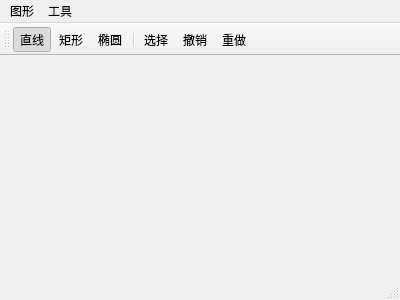
<?xml version="1.0" encoding="UTF-8"?>
<ui version="4.0">
 <class>MainWindow</class>
 <widget class="QMainWindow" name="MainWindow">
  <property name="geometry">
   <rect>
    <x>0</x>
    <y>0</y>
    <width>400</width>
    <height>300</height>
   </rect>
  </property>
  <property name="windowTitle">
   <string>MainWindow</string>
  </property>
  <widget class="QWidget" name="centralWidget"/>
  <widget class="QMenuBar" name="menuBar">
   <property name="geometry">
    <rect>
     <x>0</x>
     <y>0</y>
     <width>400</width>
     <height>23</height>
    </rect>
   </property>
   <widget class="QMenu" name="menu">
    <property name="title">
     <string>图形</string>
    </property>
    <addaction name="act_line"/>
    <addaction name="act_ecl"/>
    <addaction name="act_rect"/>
   </widget>
   <widget class="QMenu" name="menu_2">
    <property name="title">
     <string>工具</string>
    </property>
    <addaction name="act_sel"/>
    <addaction name="act_redo"/>
    <addaction name="act_undo"/>
   </widget>
   <addaction name="menu"/>
   <addaction name="menu_2"/>
  </widget>
  <widget class="QToolBar" name="mainToolBar">
   <attribute name="toolBarArea">
    <enum>TopToolBarArea</enum>
   </attribute>
   <attribute name="toolBarBreak">
    <bool>false</bool>
   </attribute>
   <addaction name="act_line"/>
   <addaction name="act_rect"/>
   <addaction name="act_ecl"/>
   <addaction name="separator"/>
   <addaction name="act_sel"/>
   <addaction name="act_undo"/>
   <addaction name="act_redo"/>
  </widget>
  <widget class="QStatusBar" name="statusBar"/>
  <action name="act_line">
   <property name="checkable">
    <bool>true</bool>
   </property>
   <property name="checked">
    <bool>true</bool>
   </property>
   <property name="icon">
    <iconset resource="res.qrc">
     <normaloff>:/new/img/res/line.bmp</normaloff>:/new/img/res/line.bmp</iconset>
   </property>
   <property name="text">
    <string>直线</string>
   </property>
  </action>
  <action name="act_ecl">
   <property name="checkable">
    <bool>true</bool>
   </property>
   <property name="icon">
    <iconset resource="res.qrc">
     <normaloff>:/new/img/res/ellc.bmp</normaloff>:/new/img/res/ellc.bmp</iconset>
   </property>
   <property name="text">
    <string>椭圆</string>
   </property>
  </action>
  <action name="act_rect">
   <property name="checkable">
    <bool>true</bool>
   </property>
   <property name="icon">
    <iconset resource="res.qrc">
     <normaloff>:/new/img/res/rect.bmp</normaloff>:/new/img/res/rect.bmp</iconset>
   </property>
   <property name="text">
    <string>矩形</string>
   </property>
  </action>
  <action name="act_sel">
   <property name="checkable">
    <bool>true</bool>
   </property>
   <property name="text">
    <string>选择</string>
   </property>
  </action>
  <action name="act_redo">
   <property name="text">
    <string>重做</string>
   </property>
   <property name="shortcut">
    <string>Ctrl+Y</string>
   </property>
  </action>
  <action name="act_undo">
   <property name="text">
    <string>撤销</string>
   </property>
   <property name="shortcut">
    <string>Ctrl+Z</string>
   </property>
  </action>
 </widget>
 <layoutdefault spacing="6" margin="11"/>
 <resources>
  <include location="res.qrc"/>
 </resources>
 <connections/>
</ui>
